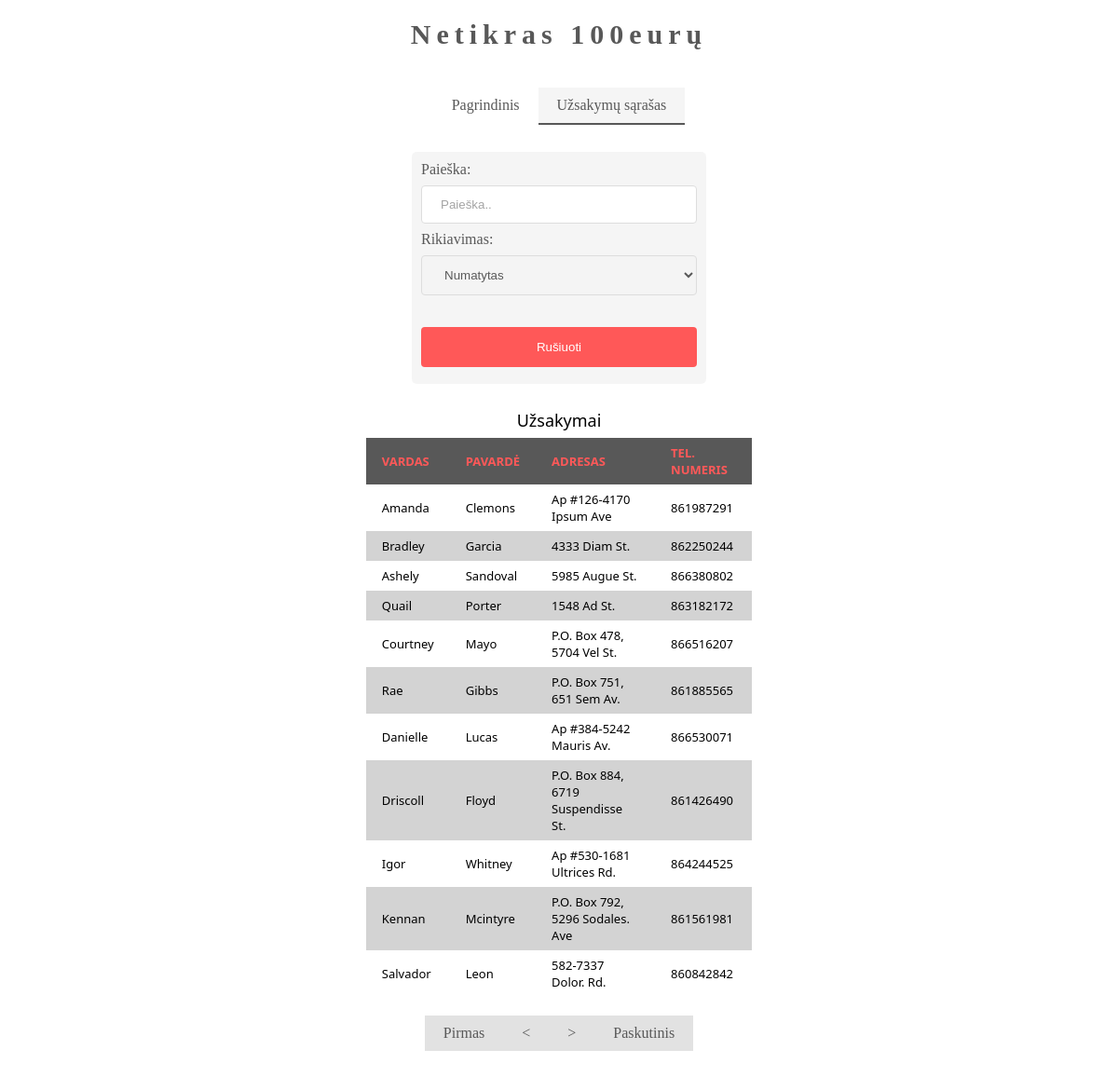
Page /orders.php?page=2 on the committed database.
### tables this page shows
CREATE TABLE `orders` (
  `id` int(11) NOT NULL,
  `firstname` varchar(255) DEFAULT NULL,
  `lastname` varchar(255) DEFAULT NULL,
  `address` varchar(255) DEFAULT NULL,
  `phonenumber` int(11) DEFAULT NULL
);

### orders.php (the view, shortened to what this page needs)
<?php
  $connection = db_connect();
  $search = "'%%'";
  $selectOption = 1;
  $sort = "id";
  if ($selectOption == 1) {
      $sort = "id";
  } elseif ($selectOption == 2) {
      $sort = "firstname ASC";
  } elseif ($selectOption == 3) {
      $sort = "firstname DESC";
  } elseif ($selectOption == 4) {
      $sort = "lastname ASC";
  } elseif ($selectOption == 5) {
      $sort = "lastname DESC";
  } elseif ($selectOption == 6) {
      $sort = "address ASC";
  } elseif ($selectOption == 7) {
      $sort = "address DESC";
  } elseif ($selectOption == 8) {
      $sort = "phonenumber ASC";
  } elseif ($selectOption == 9) {
      $sort = "phonenumber DESC";
  } elseif ($selectOption == 10) {
      $sort = "id ASC";
  } elseif ($selectOption == 11) {
      $sort = "id DESC";
  }
  if (isset($_GET['page'])) {
    $page = $_GET['page'];
  } else {
    $page = 1;
  }
  $no_of_records_per_page = 11;
  $offset = ($page-1) * $no_of_records_per_page;
  $total_pages_sql = "SELECT COUNT(*) FROM orders WHERE( firstname LIKE $search OR lastname LIKE $search OR address LIKE $search OR phonenumber LIKE $search) ORDER BY $sort;";
  $result = mysqli_query($connection,$total_pages_sql);
  $total_rows = mysqli_fetch_array($result)[0];
  $total_pages = ceil($total_rows / $no_of_records_per_page);
  $sql = "SELECT * FROM orders WHERE( firstname LIKE $search OR lastname LIKE $search OR address LIKE $search OR phonenumber LIKE $search) ORDER BY $sort LIMIT $offset, $no_of_records_per_page";
  $res_data = mysqli_query($connection,$sql);
  function db_connect(){
    $connection = mysqli_connect(dbconfig::DB_SERVER, dbconfig::DB_USERNAME, dbconfig::DB_PASSWORD, dbconfig::DB_NAME);
    mysqli_set_charset( $connection, 'utf8');
    return $connection;
  }
?>
<!DOCTYPE html>
<html>
  <head>
    <link rel="stylesheet" href="style/styles.css">
  </head>
  <body>
    <header class="header">
      <h1>Netikras 100eurų</h1>
      <div class="nav" >
        <a href="index.php">Pagrindinis</a>
        <a href="orders.php" class="active">Užsakymų sąrašas</a>
      </div>
    </header>
    <div class="form2">
      <form action="?page=1" method="post">
      <label for="search">Paieška:</label>
      <input type="text" id="search" name="search" placeholder="Paieška..">
      <label for="order">Rikiavimas:</label>
      <select name="order">
        <option value="1">Numatytas</option>
      </select>
      <br><br>
      <input type="submit" value="Rušiuoti" id="submit">
    </form>
    </div>
    <table class="data-table">
      <caption class="title">Užsakymai</caption>
      <thead>
        <tr>
          <th>Vardas</th>
          <th>Pavardė</th>
          <th>Adresas</th>
          <th>Tel. numeris</th>
        </tr>
      </thead>
      <tbody>
      <?php
        while($row = mysqli_fetch_array($res_data)){
          echo '<tr>
          <td>'.$row['firstname'].'</td>
          <td>'.$row['lastname'].'</td>
          <td>'.$row['address'].'</td>
          <td>'.$row['phonenumber'].'</td>
          </tr>';
        }
      ?>
      </tbody>
    </table>
    <div class="center">
      <div class="nav">
        <?php
          $pageminus = $page - 1;
          $pageplus = $page + 1;
          if($page > 1) {
            $prev = "<a style=\"background-color:lightgray;\" href=\"?page=$pageminus\"><</a>";
         } else $prev = "";
          if($page != $total_pages) {
            $next = "<a style=\"background-color:lightgray;\" href=\"?page=$pageplus\">></a>";
          } else $next = "";
          if($total_pages == 1) {
            $first = "";
            $last = "";
            $next = "";
          } else {
            $first = "<a style=\"background-color:lightgray;\" href=\"?page=1\">Pirmas</a>";
            $last = "<a style=\"background-color:lightgray;\" href=\"?page=$total_pages\">Paskutinis</a>";
          }
          if($total_rows == 0) {
            $first = "";
            $last = "";
            $next = "";
            $atsakymas = '<br><br><a style="background-color:lightgray;" href="?page=1">🗙 Rezultatų nerasta, grįžti atgal</a>';
          } else $atsakymas = "";
          echo $first.$prev.$next.$last.$atsakymas;
        ?>
      </div>
    </div>
  </body>
</html>

### style/styles.css (style rules this page uses)
h1 { letter-spacing:6px; font-size:30px!important; }
.header { text-align:center!important; opacity:0.65; }
.nav { overflow:hidden; display:inline-block; width:auto; padding-top:20px; padding-bottom:25px; text-align:center; }
.nav a { padding-top: 10px; padding-bottom: 10px; padding-right: 20px; padding-left: 20px; float:left; border:none; display:block; text-decoration:none; color:black; }
.nav a.active { background-color:#f1f1f1; border-bottom:2px solid black; }
input[type=text], select { width:100%; padding:12px 20px; margin:8px 0; display:inline-block; border:1px solid #ccc; border-radius:4px; box-sizing:border-box; }
input[type=number], select { width:100%; padding:12px 20px; margin:8px 0; display:inline-block; border:1px solid #ccc; border-radius:4px; box-sizing:border-box; }
input[type=submit] { width:100%; background-color:red; color:white; padding:14px 20px; margin:8px 0; border:none; border-radius:4px; cursor:pointer; }
table { margin:auto; font-family:"Lucida Sans Unicode", "Lucida Grande", "Segoe Ui"; font-size:11px; text-align:left; }
table td { transition:all .5s; }
.data-table { border-collapse:collapse; font-size:13px; width:35%; }
.data-table th, .data-table td { border:1px solid #black; padding:7px 17px; }
.data-table caption { font-size:18px; margin:7px; padding-top:20px; }
.data-table thead th { background-color:black; color:red; opacity:0.65; border-color:#6ea1cc !important; text-transform:uppercase; }
.data-table tbody td { color: black; }
.data-table tbody td:first-child, .data-table tbody td:nth-child(4), .data-table tbody td:last-child { text-align:left; }
.data-table tbody tr td { background-color:lightgrey; }
.data-table tbody tr:nth-child(odd) td { background-color:white; }
.form2 { width:25%; margin:auto; border-radius:5px; background-color:#f1f1f1; padding:10px; opacity:0.65; }
.center { text-align:center!important; opacity:0.65; }

### rows in the picture
orders: firstname "Amanda", lastname "Clemons", address "Ap #126-4170 Ipsum Ave", phonenumber "861987291"
orders: firstname "Bradley", lastname "Garcia", address "4333 Diam St.", phonenumber "862250244"
orders: firstname "Ashely", lastname "Sandoval", address "5985 Augue St.", phonenumber "866380802"
orders: firstname "Quail", lastname "Porter", address "1548 Ad St.", phonenumber "863182172"
orders: firstname "Courtney", lastname "Mayo", address "P.O. Box 478, 5704 Vel St.", phonenumber "866516207"
orders: firstname "Rae", lastname "Gibbs", address "P.O. Box 751, 651 Sem Av.", phonenumber "861885565"
orders: firstname "Danielle", lastname "Lucas", address "Ap #384-5242 Mauris Av.", phonenumber "866530071"
orders: firstname "Driscoll", lastname "Floyd", address "P.O. Box 884, 6719 Suspendisse St.", phonenumber "861426490"
orders: firstname "Igor", lastname "Whitney", address "Ap #530-1681 Ultrices Rd.", phonenumber "864244525"
orders: firstname "Kennan", lastname "Mcintyre", address "P.O. Box 792, 5296 Sodales. Ave", phonenumber "861561981"
orders: firstname "Salvador", lastname "Leon", address "582-7337 Dolor. Rd.", phonenumber "860842842"
